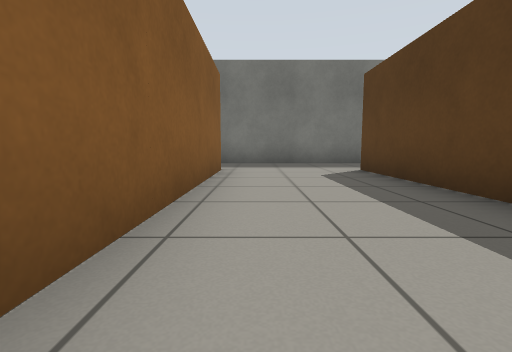
View 1 (above)

23 first-person views from a walk through a world built for the Gazebo simulator. The camera is 0.5 m above the floor, tilts 6° down and sees 85° across. The floor is counted in squares, 1 m on a side. Each view is taken from the middle of a square. On the plan, view 1 faces up. The plan holds only what a view shows up to about 9 squares ahead; the rest is blank.

View 2
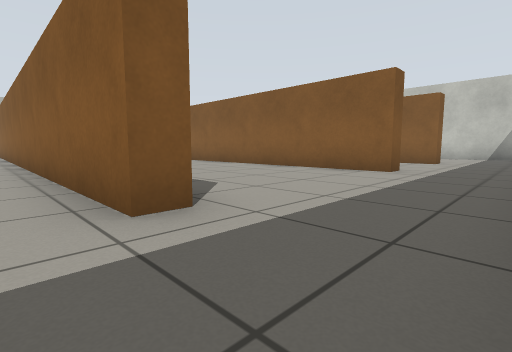

View 3
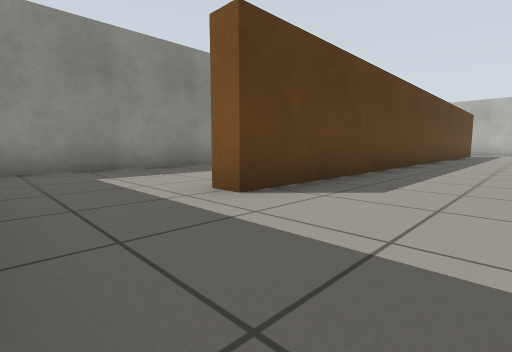

View 4
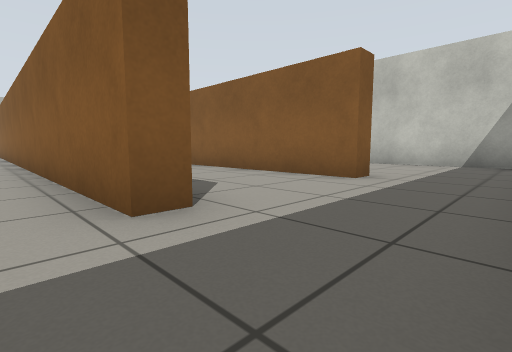

View 5
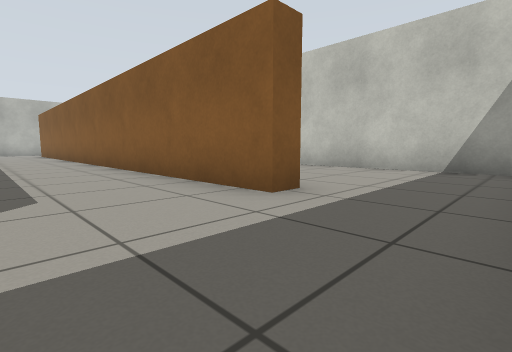

View 6
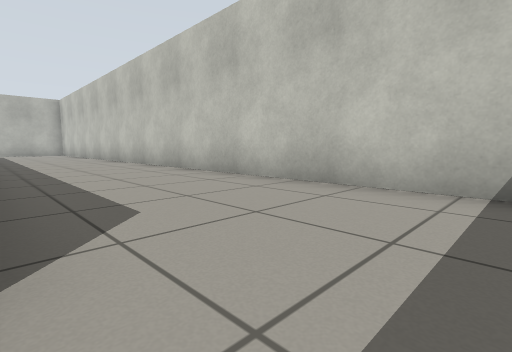

View 7
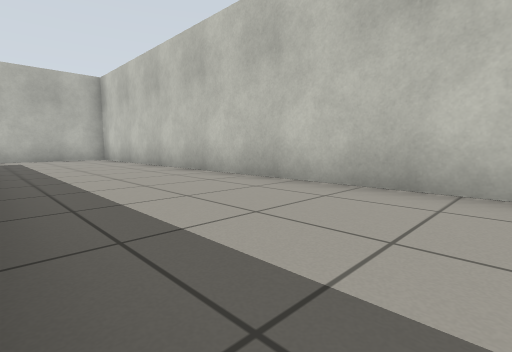

View 8
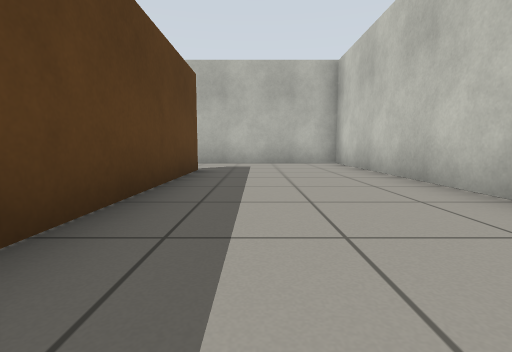

View 9
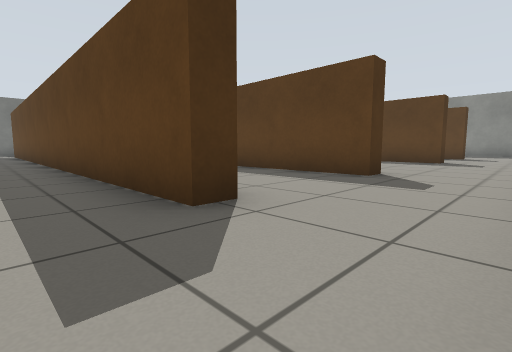

View 10
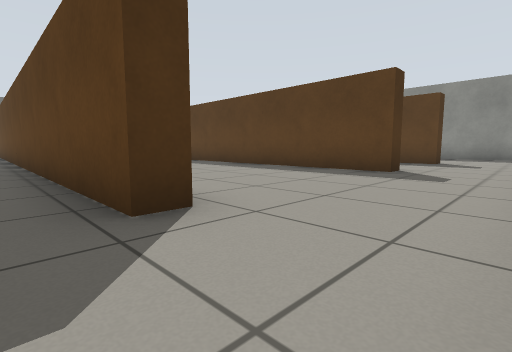

View 11
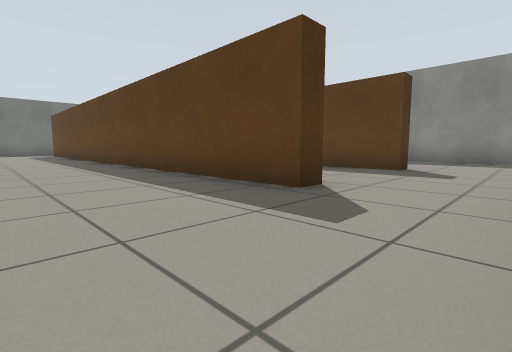

View 12
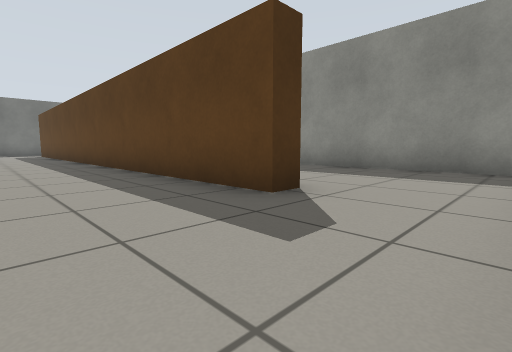

View 13
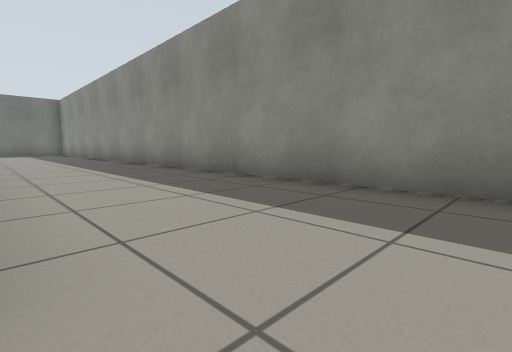

View 14
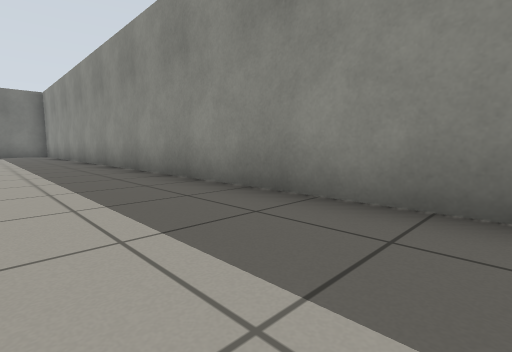

View 15
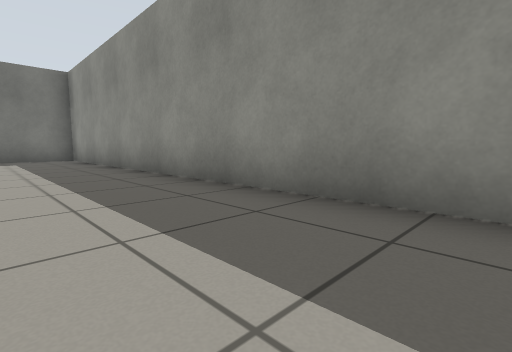

View 16
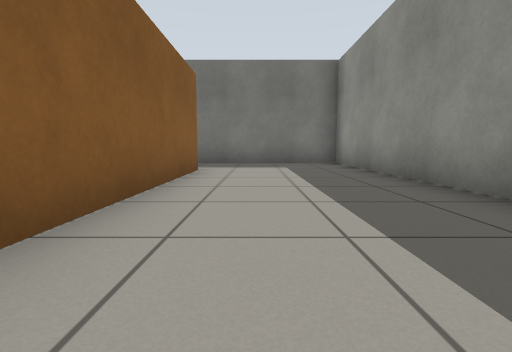

View 17
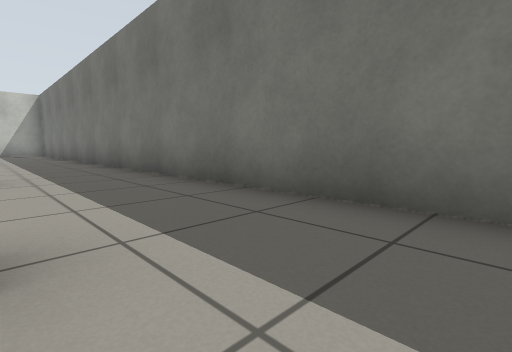

View 18
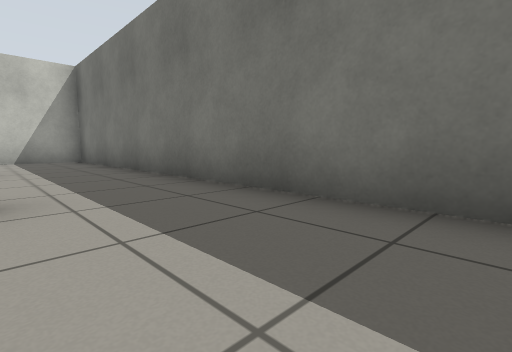

View 19
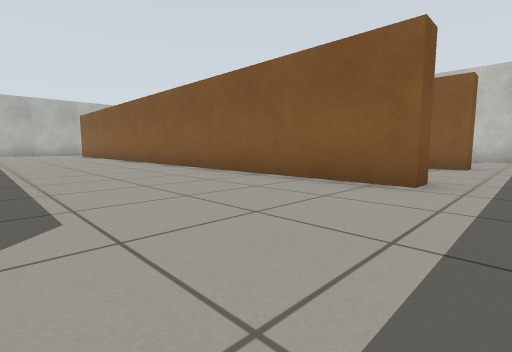

View 20
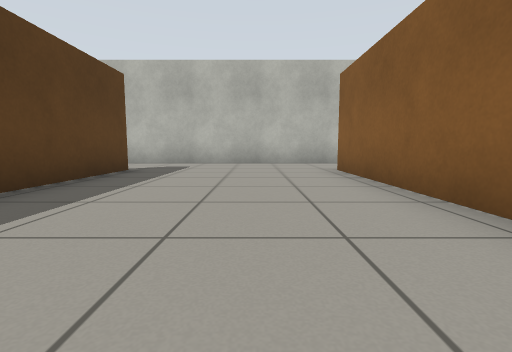

View 21
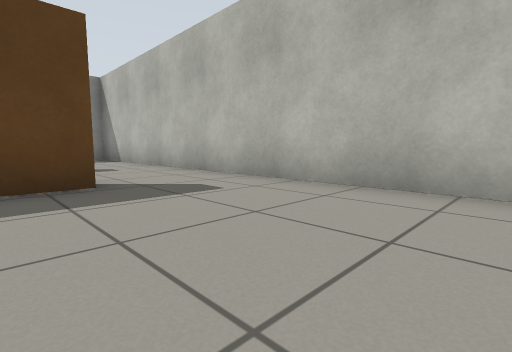

View 22
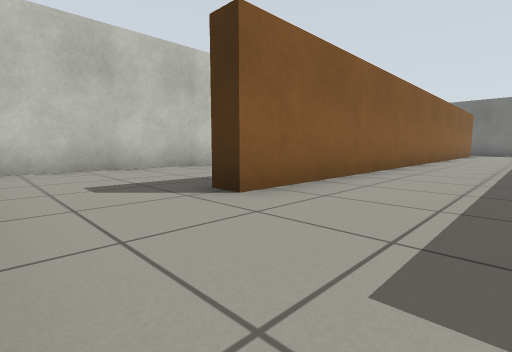

View 23
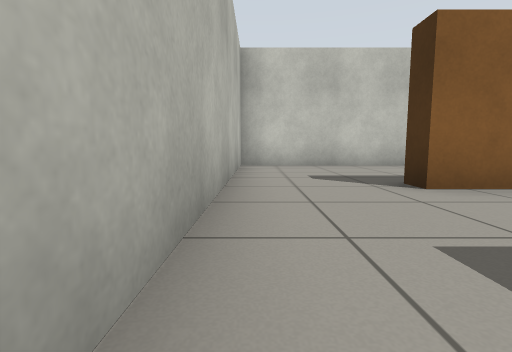

### Floor plan
Points are (right, up) in squares from view 1. A wall is a line through its corners. A room is listed if a view was taken in it or the views show most of it. See-through windows are left out.
Room 1 (views 1, 2, 3, 4, 5, 6, 7, 8, 9, 10, 11, 12, 13, 14, 15, 16, 17, 18, 19, 20, 21, 22, 23)
walls: (-6.4, 6) (-5.8, 6) (-5.8, -9) (-6.2, -9) (-6.2, 1.1); (-1.4, 6) (-0.7, 6) (-0.7, -4.1); (-0.6, -9) (-1.2, -9) (-1.2, -0.8); (-9.9, 6) (-9.3, 6) (-9.3, -9) (-9.8, -9) (-9.8, 0.6); (2.9, -9) (2.3, -9) (2.3, 6) (2.8, 6) (2.8, 1.2); (6.4, -10.8) (6.4, 8.4) (-13.4, 8.4) (-13.4, -11.4) (4.6, -11.4)

Where each view was taken, in squares from view 1:
view 1: 0 up, 0 right, facing up
view 2: 8 up, 0 right, facing down-left
view 3: 8 up, 0 right, facing down-right
view 4: 8 up, 5 left, facing down-left
view 5: 8 up, 7 left, facing down-left
view 6: 7 up, 10 left, facing down-left
view 7: 0 up, 10 left, facing down-left
view 8: 3 down, 11 left, facing down
view 9: 11 down, 11 left, facing up-right
view 10: 11 down, 7 left, facing up-right
view 11: 11 down, 4 left, facing up-right
view 12: 11 down, 0 right, facing up-right
view 13: 10 down, 3 right, facing up-right
view 14: 8 down, 4 right, facing up-right
view 15: 3 down, 4 right, facing up-right
view 16: 0 up, 4 right, facing up
view 17: 6 up, 4 right, facing up-left
view 18: 6 up, 3 left, facing up-left
view 19: 7 up, 2 left, facing down-left
view 20: 3 down, 4 left, facing down
view 21: 8 down, 5 left, facing down-right
view 22: 11 down, 7 left, facing up-left
view 23: 11 down, 6 left, facing left
